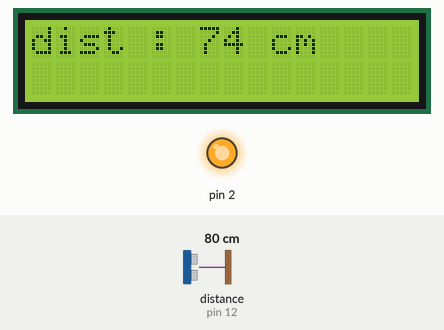
This sketch was run on a simulated Arduino Uno, built with avr-gcc and run on an emulated ATmega328P. On the bench: 16×2 character LCD, output pins drawn as LEDs (lit = HIGH). Wiring (inferred from the names in the program): ultrasonic range finder: trigger pin 11; echo pin 12. The test bench sets the inputs (shaded band); at power-on: distance to the obstacle (sensor on pin 12) 80 cm. The echo pulse lasts 58.3 µs per cm; pins used as bus, display or sensor lines are not drawn; what the sketch prints to the serial monitor is not drawn.

Above: at 1.2 s.
1.3 s: distance to the obstacle (sensor on pin 12) set to 4 cm
At 3.5 s:
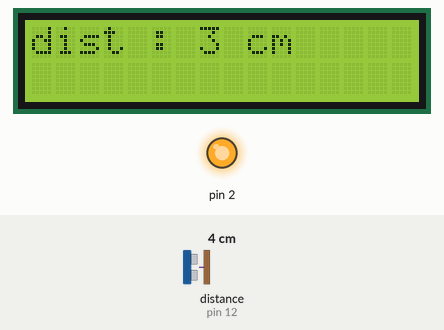
4.3 s: distance to the obstacle (sensor on pin 12) set to 18 cm
At 5.4 s:
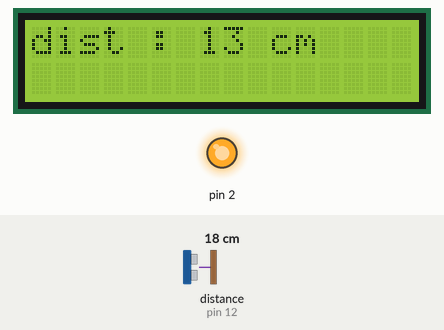
6.3 s: distance to the obstacle (sensor on pin 12) set to 9 cm
At 7.4 s:
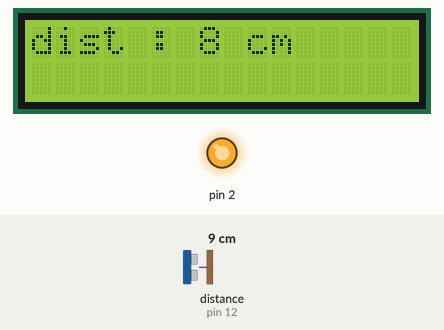
8.2 s: distance to the obstacle (sensor on pin 12) set to 35 cm
At 9.7 s:
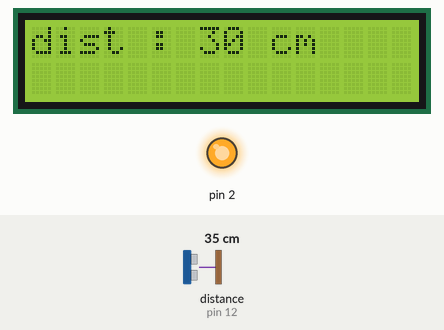
9.9 s: distance to the obstacle (sensor on pin 12) set to 250 cm
At 12.39 s:
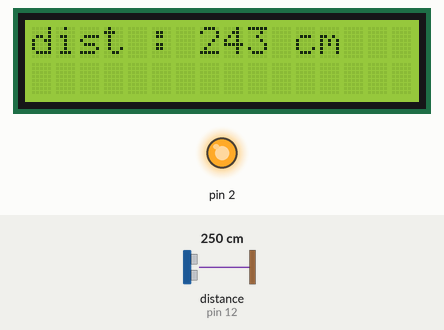
Timing chart, 0 to 12.5 s (numbered marks = the images above; inputs shaded):
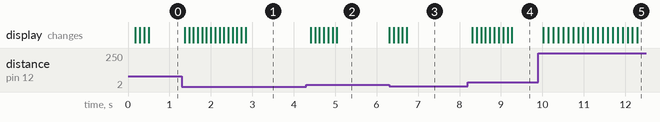

The sketch:

USsr04_avg_LCD.ino
```cpp
/* USsr04 avg LCD -- Ultrasonic module to 1602 LCD display
  display averaged distance to onboard LCD shield
  orig Elegoo needed significant editing to work, mod 1707 for SR-04 US module;
  Uses: gets dist_avg using exp moving average, pulseIn

   LCD RS pin to digital pin 8
   LCD Enable pin to digital pin 9
   LCD D4 pin to digital pin 4
   LCD D5 pin to digital pin 5
   LCD D6 pin to digital pin 6
   LCD D7 pin to digital pin 7
   LCD BL pin to digital pin 10
   KEY pin to analog pin 0
   Vcc pin to  +5         // above all hardwired w/ shield

   Trig pin to digital pin 11
   Echo pin to digital pin 12 -- pulseIn doc says it needs interrupt pin, but not true

*/

#include <LiquidCrystal.h>
#define CM 1      //Centimeter,  1 tells loop to display CM
   // Inch,  get displayed otherwise
#define TP 11     //Trigger pin
#define EP 12     //Echo pin

LiquidCrystal lcd(8, 9, 4, 5, 6, 7);  // had 13 here, wrong

void setup()
{
  lcd.begin(16, 2);    // 16 col, 2 row LCD
  lcd.setCursor(0, 0);
  Serial.begin(9600);       // 9600 bps, for Ser. Mon. if on, else Proc ser. in ?
  pinMode(TP, OUTPUT);      // TP output pin for trigger
  pinMode(EP, INPUT);       // EP input pin for echo
  pinMode(2, OUTPUT);
  digitalWrite(2, HIGH); // 5 v for US module power
}

void loop()
{
  static uint16_t distAvg = 69; // need to start somewhere, anywhere
  delay(100);
  long microseconds = TP_init(); // activates the pulser, gets uS back
  unsigned int dist = Distance(microseconds, CM);
  // calc expon MA
  distAvg = round((distAvg * 4) + dist) / 5;
  lcd.clear();
  lcd.setCursor(0, 0);
  lcd.print("dist : ");
  lcd.print(distAvg);
  if (CM) lcd.print(" cm");
     else lcd.print(" in");
  // Serial.println(distAvg);  // for ser. mon.
  // send distance (cm default) as bytes to Proc
  Serial.write(distAvg/256);  // hi byte
  Serial.write(distAvg%256);  // lo byte
  Serial.write('\n');  // Proc buffer expects \n to end message

}  // end loop

long TP_init()
{
  digitalWrite(TP, LOW);
  delayMicroseconds(2);
  digitalWrite(TP, HIGH); // make Trig pin HIGH >= 10us
  delayMicroseconds(10);
  digitalWrite(TP, LOW);
  delayMicroseconds(2);
  // pulse read waits for the echo pin to go HIGH, and
  // returns the length of the echo pulse in microseconds
  long microseconds = pulseIn(EP, HIGH);
  return microseconds;
}

uint16_t Distance(long time, int flag)  // returns unsigned int
{
  uint16_t distance;
  if (flag) // display in cm.
    distance = (time * 17) / 1000;
  // distance  = ((Duration of high level)*(Sonic :340m/s))/2
  // = ((Duration of high level)*(Sonic :0.034 cm/us))/2
  // = ((Duration of high level)/(Sonic :29.4 cm/us))/2
  else  // 1122 ft/sec   13464 in/sec   0.0135 in/uS / 2 for bounce
    distance = (time * 67) / 10000;       // INches
    // delay(10);
  return distance;
}  // end Distance
```

Measured:
- after the input at 1.3 s, the display: first changes after 0.07 s (image 1 shows a later state)
- after the input at 4.3 s, the display: first changes after 0.11 s (image 2 shows a later state)
- after the input at 6.3 s, the display: first changes at once (image 3 shows a later state)
- after the input at 8.2 s, the display: first changes after 0.11 s (image 4 shows a later state)
- after the input at 9.9 s, the display: first changes after 0.12 s (image 5 shows a later state)
